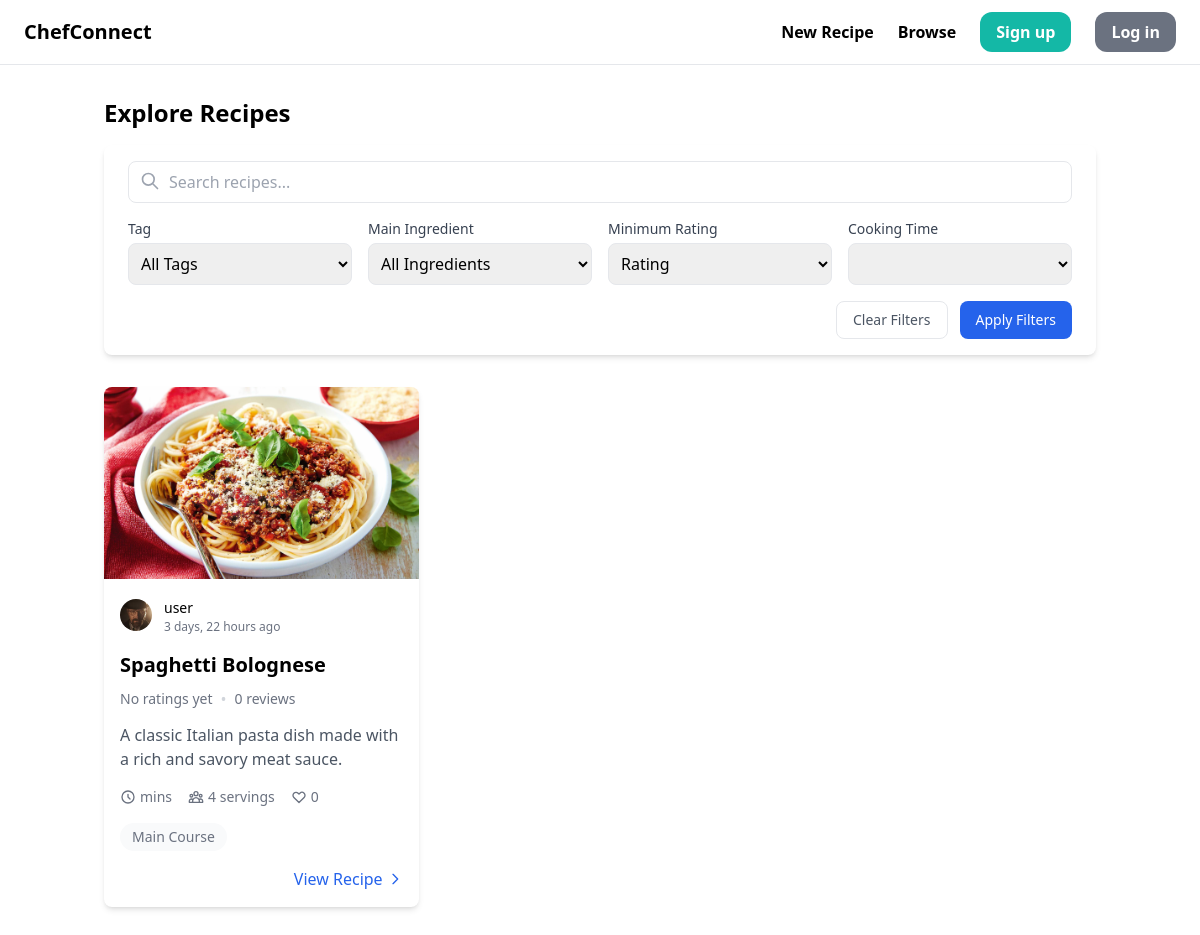
/, run on an earlier commit of the app's database.
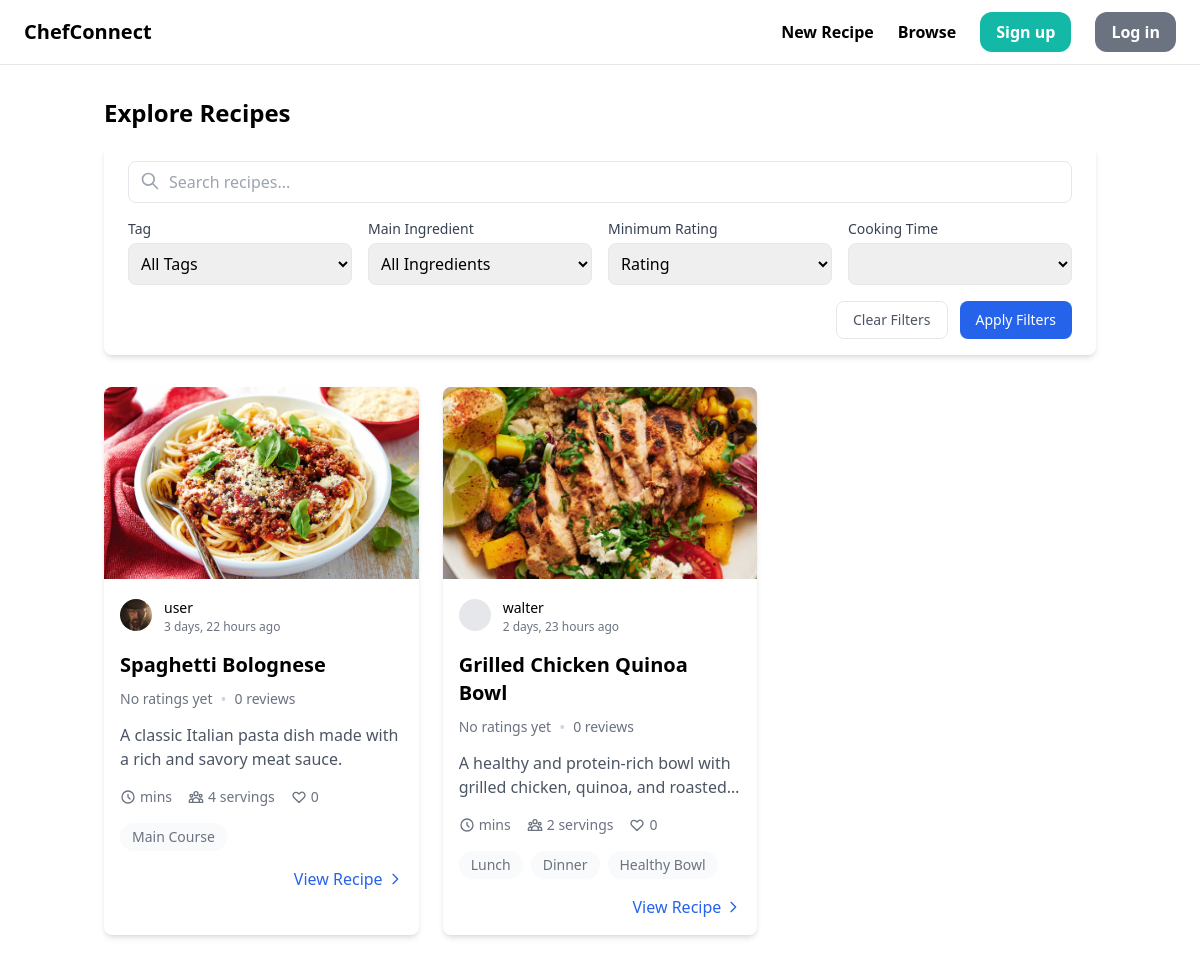
And on a later commit of the database.
### recipe/models.py (models this page shows, shortened)
class Recipe(models.Model):
    title = models.CharField(max_length=255)
    description = models.TextField()
    preparation_time = models.PositiveIntegerField(help_text="Time in minutes")
    servings = models.PositiveIntegerField()
    food_pic = models.ImageField(upload_to="recipe_pictures/")
    tags = models.ManyToManyField(Tag, related_name='recipes')
    isSaved = models.BooleanField(default=False)
    created_at = models.DateTimeField(auto_now_add=True)
    updated_at = models.DateTimeField(auto_now=True)
    created_by = models.ForeignKey(settings.AUTH_USER_MODEL, on_delete=models.CASCADE, null=True, blank=True,
                                   related_name='created_recipes')
    def get_avg_rating(self):
        total = 0
        for review in self.reviews.all():
            total += review.rating
        avg_rating = round(total / (len(self.reviews.all()) or 1))
        return range(avg_rating)

class Tag(models.Model):
    name = models.CharField(max_length=255)

### users/models.py (models this page shows, shortened)
class CustomUser(AbstractUser):
    profile_picture = models.ImageField(upload_to="profile_pictures", blank=True, null=True)  # media/profile_pictures
    description = models.TextField(blank=True, null=True)

### recipe/views.py (the view)
# urls.py: path('', index, name="index"),
def index(request):
    all_tags = Tag.objects.all().order_by('name')
    all_ingredients = Ingredient.objects.all().order_by('name')
    recipes = Recipe.objects.all()
    search_query = request.GET.get('search', '')
    if search_query:
        recipes = recipes.filter(title__icontains=search_query)
    tags = request.GET.getlist('tags')
    if tags:
        recipes = recipes.filter(tags__id__in=tags).distinct()
    ingredients = request.GET.getlist('ingredients')
    if ingredients:
        recipes = recipes.filter(ingredients__id__in=ingredients).distinct()
    selected_tags = Tag.objects.filter(id__in=tags) if tags else []
    selected_ingredients = Ingredient.objects.filter(id__in=ingredients) if ingredients else []
    context = {
        'recipes': recipes,
        'all_tags': all_tags,
        'all_ingredients': all_ingredients,
        'selected_tags': selected_tags,
        'selected_ingredients': selected_ingredients,
    }
    return render(request, 'recipe/index.html', context)

### recipe/templates/recipe/index.html (shortened to what the changed rows need)
{% extends 'base.html' %}
{% block content %}
    <div class="container mx-auto px-4 py-2">
        <h1 class="text-2xl font-bold mb-4">Explore Recipes</h1>
        <div class="grid grid-cols-1 md:grid-cols-2 lg:grid-cols-3 gap-6">
            {% for recipe in recipes %}
                <div class="bg-white rounded-lg shadow-md overflow-hidden hover:shadow-lg transition-shadow duration-300">
                    {% if recipe.food_pic %}
                        <img src="{{ recipe.food_pic.url }}" alt="{{ recipe.title }}" class="w-full h-48 object-cover">
                    {% else %}
                        <div class="w-full h-48 bg-gray-200 flex items-center justify-center">
                            <span class="text-gray-400">No image available</span>
                        </div>
                    {% endif %}
                    <div class="p-4">
                        <div class="flex items-center gap-3 mb-4">
                            {% if recipe.created_by.profile_picture %}
                                <img src="{{ recipe.created_by.profile_picture.url }}"
                                     alt="{{ recipe.created_by.username }}"
                                     class="w-8 h-8 rounded-full object-cover">
                            {% else %}
                                <div class="w-8 h-8 rounded-full bg-gray-200 flex items-center justify-center">
                                </div>
                            {% endif %}
                            <div class="flex flex-col">
                                <a href="{% url 'users:chef-profile' chef_id=recipe.created_by.id %}"><span
                                        class="text-sm font-medium">{{ recipe.created_by.username }}</span></a>
                                <span class="text-xs text-gray-500">{{ recipe.created_at|timesince }} ago</span>
                            </div>
                        </div>
                        <h2 class="text-xl font-semibold mb-2">{{ recipe.title }}</h2>
                        <div class="flex items-center gap-2 mb-3">
                            <div class="flex items-center">
                                {% if recipe.get_avg_rating %}
                                    <div class="flex text-yellow-400 text-sm">
                                        {% for i in recipe.get_avg_rating %}
                                            <span>★</span>
                                        {% endfor %}
                                    </div>
                                {% else %}
                                    <span class="text-sm text-gray-500">No ratings yet</span>
                                {% endif %}
                            </div>
                            <span class="text-gray-300">•</span>
                            <span class="text-sm text-gray-500">{{ recipe.reviews.count }} reviews</span>
                        </div>
                        <p class="text-gray-600 mb-4 line-clamp-2">{{ recipe.description }}</p>
                        <div class="flex items-center gap-4 text-sm text-gray-500 mb-4">
                            <div class="flex items-center">
                                <svg class="w-4 h-4 mr-1" fill="none" stroke="currentColor" viewBox="0 0 24 24">
                                    <path stroke-linecap="round" stroke-linejoin="round" stroke-width="2"
                                          d="M12 8v4l3 3m6-3a9 9 0 11-18 0 9 9 0 0118 0z"></path>
                                </svg>
                                <span>{{ recipe.cooking_time }} mins</span>
                            </div>
                            <div class="flex items-center">
                                <span>{{ recipe.servings }} servings</span>
                            </div>
                            <div class="flex items-center">
                                <svg class="w-4 h-4 mr-1" fill="none" stroke="currentColor" viewBox="0 0 24 24">
                                    <path stroke-linecap="round" stroke-linejoin="round" stroke-width="2"
                                          d="M4.318 6.318a4.5 4.5 0 000 6.364L12 20.364l7.682-7.682a4.5 4.5 0 00-6.364-6.364L12 7.636l-1.318-1.318a4.5 4.5 0 00-6.364 0z"></path>
                                </svg>
                                <span>{{ recipe.likes.count }}</span>
                            </div>
                        </div>
                        <div class="flex flex-wrap gap-2 mb-4">
                            {% for tag in recipe.tags.all|slice:":3" %}
                                <span class="px-3 py-1 bg-gray-50 text-gray-500 rounded-full text-sm">
                            {{ tag.name }}
                        </span>
                            {% endfor %}
                        </div>
                        <div class="flex items-center justify-end">
                            <a href="{% url 'recipe:detail' recipe.id %}"
                               class="inline-flex items-center text-blue-600 hover:text-blue-800">
                                View Recipe
                                <svg class="w-4 h-4 ml-1" fill="none" stroke="currentColor" viewBox="0 0 24 24">
                                    <path stroke-linecap="round" stroke-linejoin="round" stroke-width="2"
                                          d="M9 5l7 7-7 7"></path>
                                </svg>
                            </a>
                        </div>
                    </div>
                </div>
            {% empty %}
                <div class="col-span-full text-center py-12">
                    <h3 class="text-xl text-gray-600">No recipes found</h3>
                    <p class="mt-2 text-gray-500">Be the first to add a recipe!</p>
                </div>
            {% endfor %}
        </div>
    </div>
{% endblock %}

What changed in the data, as far as the page shows it:
added Recipe: food_pic (picture), created_by.username "walter", created_at "2 days, 23 hours", title "Grilled Chicken Quinoa Bowl", shows "No ratings yet", reviews.count "0", description "A healthy and protein-rich bowl with grilled chicken, quinoa, and…", servings "2", likes.count "0"
now on this page (row unchanged): Tag: name "Lunch", shown under "walter"
now on this page (row unchanged): Tag: name "Dinner", shown under "walter"
added Tag: name "Healthy Bowl", shown under "walter"
